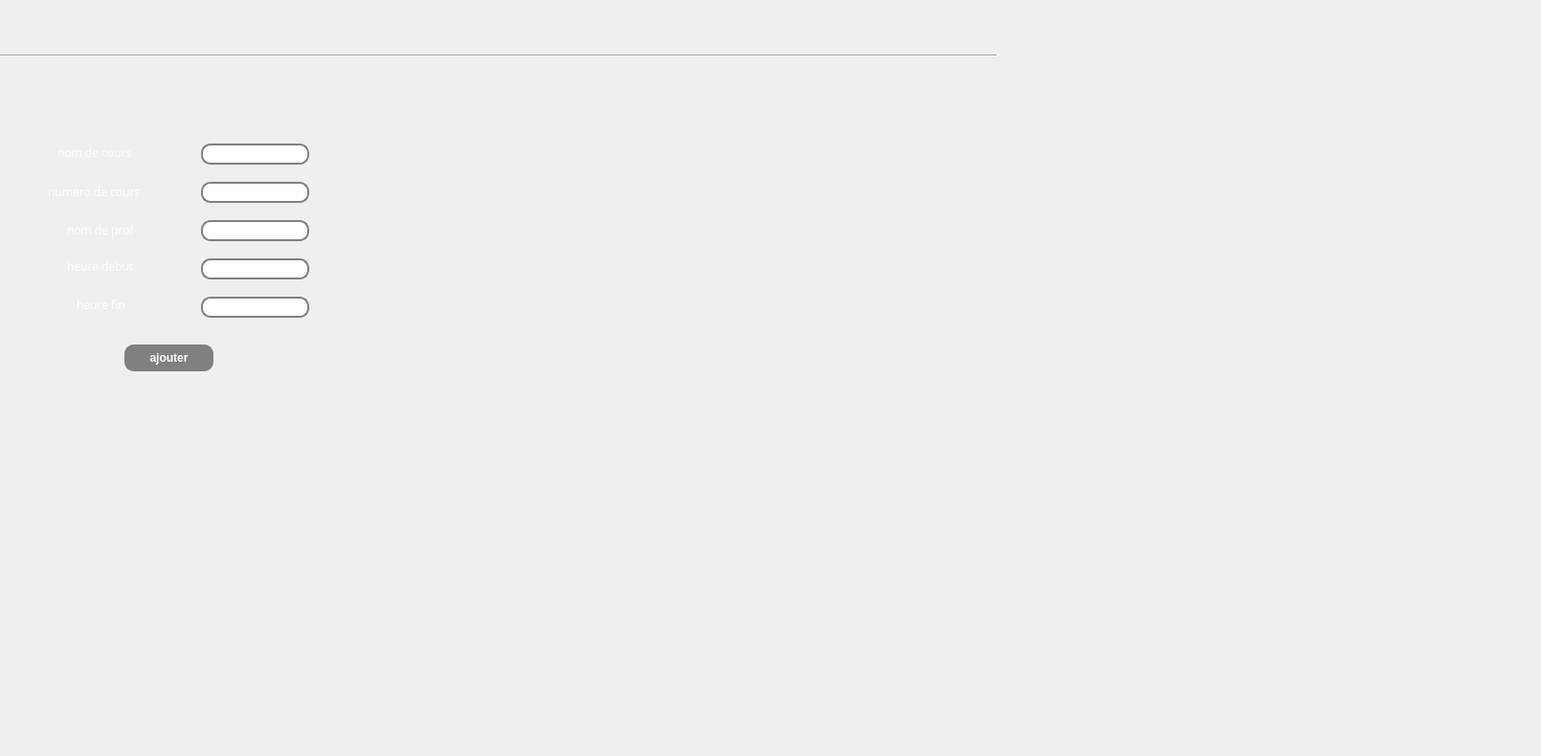
      <widget class="QWidget" name="tab_3">
       <attribute name="title">
        <string>ajouter</string>
       </attribute>
       <widget class="Line" name="line_6">
        <property name="geometry">
         <rect>
          <x>0</x>
          <y>50</y>
          <width>1041</width>
          <height>16</height>
         </rect>
        </property>
        <property name="orientation">
         <enum>Qt::Horizontal</enum>
        </property>
       </widget>
       <widget class="QLabel" name="dev_pic">
        <property name="geometry">
         <rect>
          <x>420</x>
          <y>161</y>
          <width>651</width>
          <height>351</height>
         </rect>
        </property>
        <property name="text">
         <string/>
        </property>
       </widget>
       <widget class="QLineEdit" name="nomC">
        <property name="geometry">
         <rect>
          <x>210</x>
          <y>150</y>
          <width>113</width>
          <height>22</height>
         </rect>
        </property>
        <property name="styleSheet">
         <string notr="true"> border: 2px solid gray;
 border-radius: 10px;</string>
        </property>
       </widget>
       <widget class="QLabel" name="label_4">
        <property name="geometry">
         <rect>
          <x>80</x>
          <y>310</y>
          <width>71</width>
          <height>16</height>
         </rect>
        </property>
        <property name="styleSheet">
         <string notr="true">text-align: center;
color:white;
font-family: Arial Black;</string>
        </property>
        <property name="text">
         <string>heure fin</string>
        </property>
       </widget>
       <widget class="QLineEdit" name="nomE">
        <property name="geometry">
         <rect>
          <x>210</x>
          <y>230</y>
          <width>113</width>
          <height>22</height>
         </rect>
        </property>
        <property name="styleSheet">
         <string notr="true"> border: 2px solid gray;
 border-radius: 10px;</string>
        </property>
       </widget>
       <widget class="QLabel" name="label_3">
        <property name="geometry">
         <rect>
          <x>70</x>
          <y>270</y>
          <width>91</width>
          <height>16</height>
         </rect>
        </property>
        <property name="styleSheet">
         <string notr="true">text-align: center;
color:white;
font-family: Arial Black;</string>
        </property>
        <property name="text">
         <string>heure debut</string>
        </property>
       </widget>
       <widget class="QLabel" name="label">
        <property name="geometry">
         <rect>
          <x>60</x>
          <y>150</y>
          <width>101</width>
          <height>20</height>
         </rect>
        </property>
        <property name="palette">
         <palette>
          <active>
           <colorrole role="WindowText">
            <brush brushstyle="SolidPattern">
             <color alpha="255">
              <red>255</red>
              <green>255</green>
              <blue>255</blue>
             </color>
            </brush>
           </colorrole>
           <colorrole role="Button">
            <brush brushstyle="SolidPattern">
             <color alpha="255">
              <red>0</red>
              <green>0</green>
              <blue>0</blue>
             </color>
            </brush>
           </colorrole>
           <colorrole role="Text">
            <brush brushstyle="SolidPattern">
             <color alpha="255">
              <red>255</red>
              <green>255</green>
              <blue>255</blue>
             </color>
            </brush>
           </colorrole>
           <colorrole role="ButtonText">
            <brush brushstyle="SolidPattern">
             <color alpha="255">
              <red>255</red>
              <green>255</green>
              <blue>255</blue>
             </color>
            </brush>
           </colorrole>
           <colorrole role="PlaceholderText">
            <brush brushstyle="NoBrush">
             <color alpha="128">
              <red>255</red>
              <green>255</green>
              <blue>255</blue>
             </color>
            </brush>
           </colorrole>
          </active>
          <inactive>
           <colorrole role="WindowText">
            <brush brushstyle="SolidPattern">
             <color alpha="255">
              <red>255</red>
              <green>255</green>
              <blue>255</blue>
             </color>
            </brush>
           </colorrole>
           <colorrole role="Button">
            <brush brushstyle="SolidPattern">
             <color alpha="255">
              <red>0</red>
              <green>0</green>
              <blue>0</blue>
             </color>
            </brush>
           </colorrole>
           <colorrole role="Text">
            <brush brushstyle="SolidPattern">
             <color alpha="255">
              <red>255</red>
              <green>255</green>
              <blue>255</blue>
             </color>
            </brush>
           </colorrole>
           <colorrole role="ButtonText">
            <brush brushstyle="SolidPattern">
             <color alpha="255">
              <red>255</red>
              <green>255</green>
              <blue>255</blue>
             </color>
            </brush>
           </colorrole>
           <colorrole role="PlaceholderText">
            <brush brushstyle="NoBrush">
             <color alpha="128">
              <red>255</red>
              <green>255</green>
              <blue>255</blue>
             </color>
            </brush>
           </colorrole>
          </inactive>
          <disabled>
           <colorrole role="WindowText">
            <brush brushstyle="SolidPattern">
             <color alpha="255">
              <red>255</red>
              <green>255</green>
              <blue>255</blue>
             </color>
            </brush>
           </colorrole>
           <colorrole role="Button">
            <brush brushstyle="SolidPattern">
             <color alpha="255">
              <red>0</red>
              <green>0</green>
              <blue>0</blue>
             </color>
            </brush>
           </colorrole>
           <colorrole role="Text">
            <brush brushstyle="SolidPattern">
             <color alpha="255">
              <red>255</red>
              <green>255</green>
              <blue>255</blue>
             </color>
            </brush>
           </colorrole>
           <colorrole role="ButtonText">
            <brush brushstyle="SolidPattern">
             <color alpha="255">
              <red>255</red>
              <green>255</green>
              <blue>255</blue>
             </color>
            </brush>
           </colorrole>
           <colorrole role="PlaceholderText">
            <brush brushstyle="NoBrush">
             <color alpha="128">
              <red>255</red>
              <green>255</green>
              <blue>255</blue>
             </color>
            </brush>
           </colorrole>
          </disabled>
         </palette>
        </property>
        <property name="mouseTracking">
         <bool>false</bool>
        </property>
        <property name="focusPolicy">
         <enum>Qt::ClickFocus</enum>
        </property>
        <property name="contextMenuPolicy">
         <enum>Qt::PreventContextMenu</enum>
        </property>
        <property name="styleSheet">
         <string notr="true">text-align: center;
color:white;
font-family: Arial Black;</string>
        </property>
        <property name="text">
         <string>nom de cours</string>
        </property>
       </widget>
       <widget class="QLineEdit" name="heureF">
        <property name="geometry">
         <rect>
          <x>210</x>
          <y>310</y>
          <width>113</width>
          <height>22</height>
         </rect>
        </property>
        <property name="styleSheet">
         <string notr="true"> border: 2px solid gray;
 border-radius: 10px;</string>
        </property>
       </widget>
       <widget class="QPushButton" name="b_ajoutC">
        <property name="geometry">
         <rect>
          <x>130</x>
          <y>360</y>
          <width>93</width>
          <height>28</height>
         </rect>
        </property>
        <property name="font">
         <font>
          <family>MS Shell Dlg 2</family>
          <weight>75</weight>
          <italic>false</italic>
          <bold>true</bold>
         </font>
        </property>
        <property name="cursor">
         <cursorShape>WaitCursor</cursorShape>
        </property>
        <property name="styleSheet">
         <string notr="true">color: white;
background:gray;
 border: 2px solid gray;
 border-radius: 10px;



</string>
        </property>
        <property name="text">
         <string>ajouter</string>
        </property>
       </widget>
       <widget class="QLabel" name="label_2">
        <property name="geometry">
         <rect>
          <x>70</x>
          <y>230</y>
          <width>101</width>
          <height>21</height>
         </rect>
        </property>
        <property name="styleSheet">
         <string notr="true">text-align: center;
color:white;
font-family: Arial Black;</string>
        </property>
        <property name="text">
         <string>nom de prof</string>
        </property>
       </widget>
       <widget class="QLineEdit" name="heureD">
        <property name="geometry">
         <rect>
          <x>210</x>
          <y>270</y>
          <width>113</width>
          <height>22</height>
         </rect>
        </property>
        <property name="styleSheet">
         <string notr="true"> border: 2px solid gray;
 border-radius: 10px;</string>
        </property>
       </widget>
       <widget class="QLabel" name="label_14">
        <property name="geometry">
         <rect>
          <x>50</x>
          <y>190</y>
          <width>121</width>
          <height>20</height>
         </rect>
        </property>
        <property name="styleSheet">
         <string notr="true">text-align: center;
color:white;
font-family: Arial Black;</string>
        </property>
        <property name="text">
         <string>numero de cours </string>
        </property>
       </widget>
       <widget class="QLineEdit" name="numero">
        <property name="geometry">
         <rect>
          <x>210</x>
          <y>190</y>
          <width>113</width>
          <height>22</height>
         </rect>
        </property>
        <property name="styleSheet">
         <string notr="true"> border: 2px solid gray;
 border-radius: 10px;</string>
        </property>
       </widget>
       <widget class="QLabel" name="logo">
        <property name="geometry">
         <rect>
          <x>30</x>
          <y>420</y>
          <width>121</width>
          <height>81</height>
         </rect>
        </property>
        <property name="text">
         <string/>
        </property>
       </widget>
       <widget class="QLabel" name="background_3">
        <property name="geometry">
         <rect>
          <x>0</x>
          <y>0</y>
          <width>1601</width>
          <height>781</height>
         </rect>
        </property>
        <property name="text">
         <string/>
        </property>
       </widget>
       <zorder>background_3</zorder>
       <zorder>line_6</zorder>
       <zorder>dev_pic</zorder>
       <zorder>nomC</zorder>
       <zorder>label_4</zorder>
       <zorder>nomE</zorder>
       <zorder>label_3</zorder>
       <zorder>label</zorder>
       <zorder>heureF</zorder>
       <zorder>b_ajoutC</zorder>
       <zorder>label_2</zorder>
       <zorder>heureD</zorder>
       <zorder>label_14</zorder>
       <zorder>numero</zorder>
       <zorder>logo</zorder>
      </widget>
